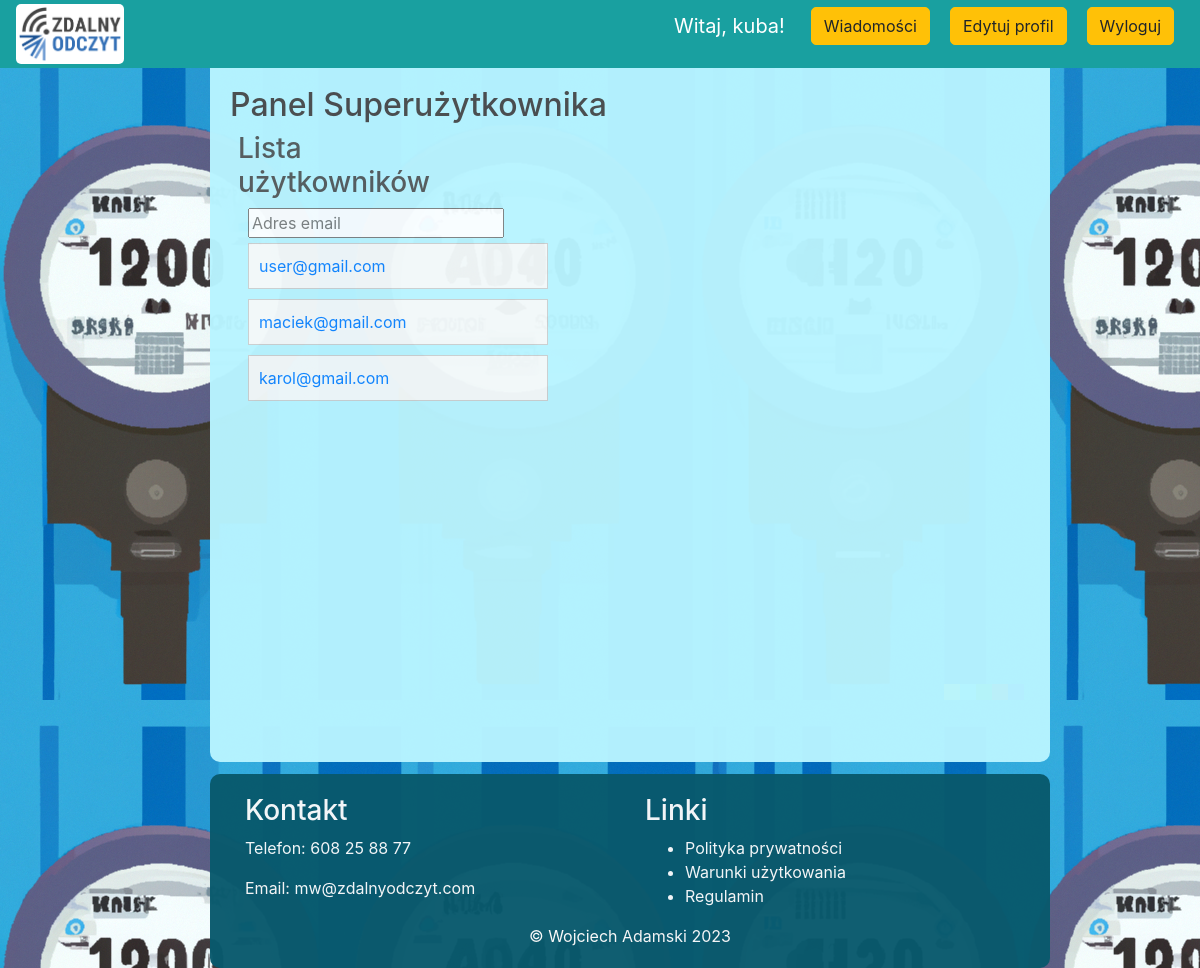
Screenshot of /superuser_panel (signed in) with the database file from the repository.
### src/models.py (models this page shows, shortened)
class User(UserMixin, db.Model):
    id = db.Column(db.Integer, primary_key=True)
    email = db.Column(db.String(120), unique=True, index=True)
    password_hash = db.Column(db.String(128))
    is_admin = db.Column(db.Boolean, default=False)
    meters = db.relationship('Meter', foreign_keys=[Meter.user_id], backref='user', lazy='dynamic')
    is_active = db.Column(db.Boolean, default=True)
    notes = db.Column(db.Text)
    is_superuser = db.Column(db.Boolean, default=False)
    superuser_id = db.Column(db.Integer, db.ForeignKey('user.id'))
    assigned_users = db.relationship('User', backref=db.backref('superuser', remote_side=[id]), lazy='dynamic')
    unread_messages = db.Column(db.Integer, default=0)

### src/routes.py (the view, shortened to what this page needs)
@main_routes.route('/superuser_panel', methods=['GET', 'POST'])
@login_required
def superuser_panel():
    user_form = UserForm()
    users = User.query.filter_by(superuser_id=current_user.id).all()
    meters = Meter.query.filter_by(superuser_id=current_user.id).all()
    return render_template('superuser_panel.html', users=users, meters=meters, user_form=user_form)

### src/forms.py
class UserForm(FlaskForm):
    email = StringField('Email', validators=[DataRequired(), Email()])
    password = PasswordField('Hasło', validators=[DataRequired()])
    confirm_password = PasswordField('Potwierdź hasło', validators=[DataRequired(), EqualTo('password')])
    is_admin = BooleanField('Administrator')
    is_superuser = BooleanField('Superuser')
    submit = SubmitField('Dodaj')

### src/models.py (called while the page is built)
@login_manager.user_loader
def load_user(user_id):
    return User.query.get(int(user_id))

### templates/superuser_panel.html (shortened to what this page needs)
{% extends 'base.html' %}
{% block content %}
    <h2>Panel Superużytkownika</h2>
    <div class="content-box">
        <div class="left-box" style="width: 25%">
            <h3>Lista użytkowników</h3>
            <input type="text" id="search-user-input" placeholder="Adres email" class="search-bar">
            <ul class="user-list limited-list" style="width: 320px" id="user-list">
                {% for user in users %}
                    <li class="user-item">
                        <a href="{{ url_for('main_routes.superuser_user_overview', user_id=user.id) }}">{{ user.email }}</a>
                    </li>
                {% endfor %}
            </ul>
        </div>
    </div>
{% endblock %}

### templates/base.html (shortened to what this page needs)
<!DOCTYPE html>
<html>
<head>
    <link rel="stylesheet" href="https://stackpath.bootstrapcdn.com/bootstrap/4.4.1/css/bootstrap.min.css"
>
    <link rel="stylesheet" type="text/css" href="{{ url_for('static', filename='style.css')}}">
</head>
<body>
    <nav class="navbar navbar-fixed-top navbar-expand-lg navbar-dark bg-dark">
    <a class="navbar-brand" href="{{ url_for('main_routes.home') }}"><img src="{{ url_for('static', filename='img/Zdalny_Odczyt_RGB.png') }}" alt="Logo" class="logo">
        </a>
        <div class="collapse navbar-collapse" id="navbarSupportedContent">
            <ul class="navbar-nav mr-auto">
                <li class="nav-item active">
                    <a class="nav-link" href="{{ url_for('main_routes.home') }}">  <span class="sr-only">(current)</span></a>
                </li>
            </ul>
            <div class="form-inline my-2 my-lg-0">
                {% if current_user.is_authenticated %}
                    <p class="navbar-brand">Witaj, {{ current_user.email.split('@')[0] }}!</p>
                    {% if not current_user.is_admin %}
                    <p><a href="{{ url_for('main_routes.messages') }} " class="btn btn-warning">Wiadomości
                    {% endif %}
                    </a></p>
                    <p><a href="{{ url_for('main_routes.edit_account') }}" class="btn btn-warning">Edytuj profil</a></p>
                    <p><a href="{{ url_for('main_routes.logout') }} " class="btn btn-warning">Wyloguj</a></p>
                {% else %}
                    <a href="{{ url_for('main_routes.login') }}" class="btn btn-warning">Login</a>
                {% endif %}
            </div>
        </div>
</nav>
<div class="center-box">
    <br>
    {% block content %}
    {% endblock content %}
</div>
<footer class="footer no-print">
    <div class="container">
        <div class="row">
            <div class="col-md-6">
                <h3 style="color: #f9f9f9">Kontakt</h3>
                <p style="color: #f9f9f9">Telefon: 608 25 88 77</p>
                <p style="color: #f9f9f9">Email: mw@zdalnyodczyt.com</p>
            </div>
            <div class="col-md-6">
                <h3 style="color: #f9f9f9">Linki</h3>
                <ul>
                    <li style="color: #f9f9f9"><a href="#" style="color: #f9f9f9">Polityka prywatności</a></li>
                    <li style="color: #f9f9f9"><a href="#" style="color: #f9f9f9">Warunki użytkowania</a></li>
                    <li style="color: #f9f9f9"><a href="#" style="color: #f9f9f9">Regulamin</a></li>
                </ul>
            </div>
        </div>
    </div>
    <center style="color: #f9f9f9">&#169 Wojciech Adamski   2023</center>
</footer>
</body>
</html>

### static/style.css (style rules this page uses)
body { background-image: url('img/background.png'); background-attachment: fixed; }
h1,h2,h3,h4,h5,h6 { color:hsl(0, 0%, 30%); }
.bg-dark { background-color: #19a0a0 !important; }
.btn { border-radius: 5px; margin-inline: 10px; }
.user-list { list-style-type: none; margin-left: 10px; padding: 0; }
.user-item { border: 1px solid #ccc; margin-bottom: 10px; padding: 10px; background-color: #f9f9f9; width: 300px; }
.center-box { margin-left: 17.5%; background-color:hsl(189, 100%, 86%) ; border-radius: 10px; opacity: 0.97; width: 70%; align-items: center; height: 100%; min-height: 720px; padding: 20px; margin-top: 3.5%; }
.footer { margin-left: 17.5%; background-color: hsl(192, 85%, 23%); border-radius: 10px; opacity: 0.97; width: 70%; align-items: center; padding: 20px; margin-top: 1%; }
.navbar { z-index: 10000; position: fixed; top: 0px; width: 100%; height: 7%; }
.content-box { display: flex; }
.left-box { margin-left: 1%; background-color:hsl(189, 100%, 86%) ; border-radius: 10px; opacity: 0.9; width: 30%; height: 70%; }
.limited-list { height: 300px; overflow-y: scroll; }
.search-bar { margin-bottom: 5px; margin-left: 10px; }
.logo { max-width: 150px; max-height: 60px; margin-right: 10px; border-radius: 5px; background-color: #ffffff; }

### rows the page displays
User: email "kuba"
User: email "user@gmail.com"
User: email "maciek@gmail.com"
User: email "karol@gmail.com"
